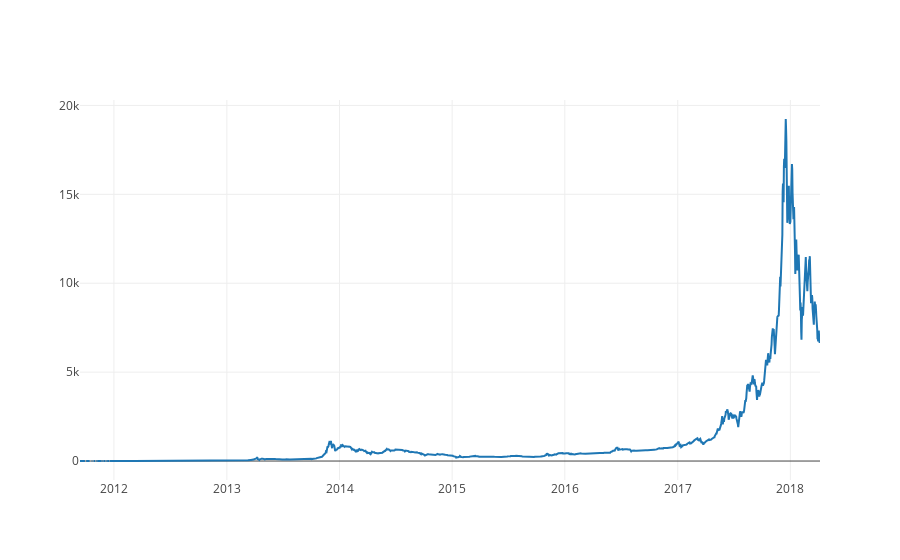

Notebook cell for this chart:
### Code cell
# Calculate the average BTC price as a new column
btc_usd_datasets['avg_btc_price_usd'] = btc_usd_datasets.mean(axis=1)

# Plot the average BTC price
btc_trace = go.Scatter(x=btc_usd_datasets.index, y=btc_usd_datasets['avg_btc_price_usd'])

py.iplot([btc_trace])

### Figure 1 — Plotly figure (JSON) as saved in the notebook; plotly's stock layout.template omitted (floating-point values rounded to 4 significant figures; data arrays with more than 128 entries replaced by an {"elided": "..."} marker saying what was removed)
{"data": [{"type": "scatter", "x": {"elided": "2399 str values"}, "y": {"elided": "2399 float values"}}], "layout": {}}
